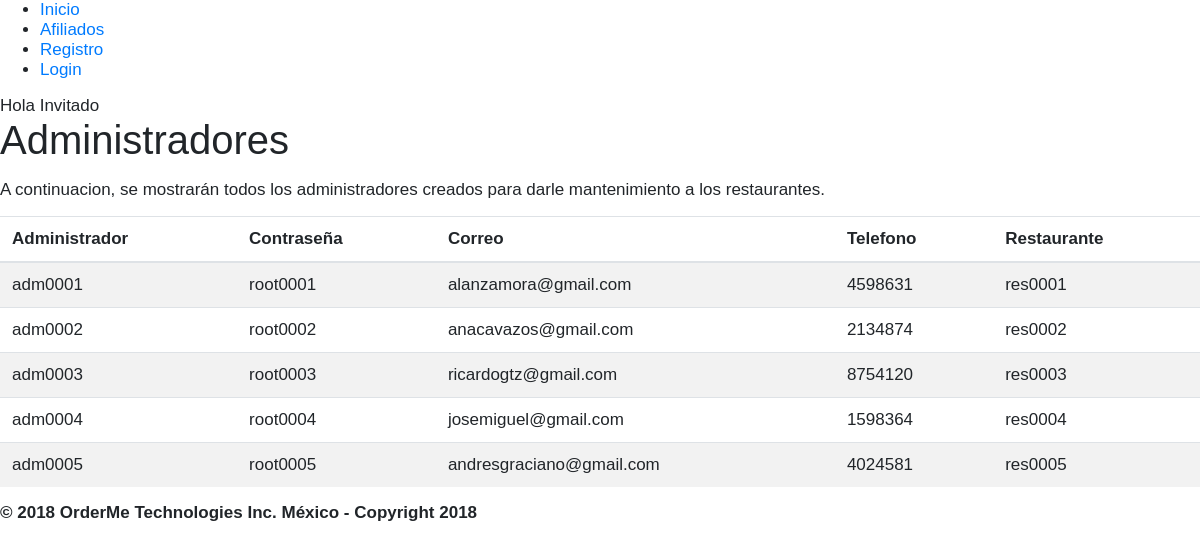
Screenshot of /administrador.php with the database file from the repository.
### tables this page shows
create table Administrador(
	usuario varchar(7),
    contrasena varchar(10) not null,
    correo varchar(40) not null,
    id_restaurante varchar(7) not null,
    telefono varchar(10) not null,
    constraint pk_admin primary key (usuario),
    constraint fk_restaurante4 foreign key (id_restaurante) references Restaurante(id_restaurante) on delete cascade on update cascade
);

### administrador.php (the view, shortened to what this page needs)
<!DOCTYPE html>
<html>
<head>
  <?php include('includes/links.php'); ?>
</head>
<?php
  include('includes/global.php');
?>
<body>
<div class="contenedor">
  <h1 class="courgete">Administradores</h1>
  <p class="centrado">A continuacion, se mostrarán todos los administradores creados para darle mantenimiento a los restaurantes.</p>
  <div class="table-responsive">
    <table class="table table-striped">
        <thead>
          <tr>
            <th>Administrador</th>
            <th>Contraseña</th>
            <th>Correo</th>
            <th>Telefono</th>
            <th>Restaurante</th>
          </tr>
        </thead>
        <tbody>
          <?php
            include('connectmysql.php');
            $sqldata= mysqli_query($dbcon,"call VerAdministrador()");
            while($row=mysqli_fetch_array($sqldata,MYSQLI_NUM)){
              echo "<tr><td>";
              echo utf8_encode($row[0]);
              echo "</td><td>";
              echo utf8_encode($row[1]);
              echo "</td><td>";
              echo utf8_encode($row[2]);
              echo "</td><td>";
              echo utf8_encode($row[4]);
              echo "</td><td>";
              echo utf8_encode($row[3]);
              echo "</td>";
            }
          ?>
        </tbody>
      </table>
  </div>
</div>
</body>
</html>

### comun/css/estilos.css (style rules this page uses)
body { font: 100% sans-serif; font-size: 1.0625em; }
p { width: 80%; }

### rows the page displays
administrador: usuario "adm0001", contrasena "root0001", correo "alanzamora@gmail.com", telefono "4598631", id_restaurante "res0001"
administrador: usuario "adm0002", contrasena "root0002", correo "anacavazos@gmail.com", telefono "2134874", id_restaurante "res0002"
administrador: usuario "adm0003", contrasena "root0003", correo "ricardogtz@gmail.com", telefono "8754120", id_restaurante "res0003"
administrador: usuario "adm0004", contrasena "root0004", correo "josemiguel@gmail.com", telefono "1598364", id_restaurante "res0004"
administrador: usuario "adm0005", contrasena "root0005", correo "andresgraciano@gmail.com", telefono "4024581", id_restaurante "res0005"
